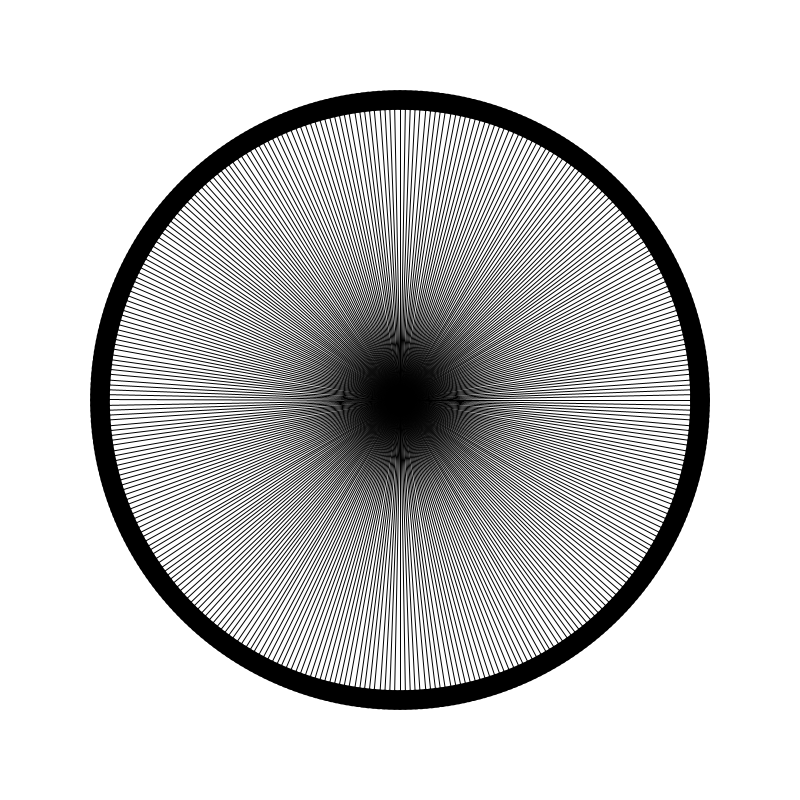
Frame 1 (no input)
Frame 60 (the mouse pressed at the canvas centre just before this capture): identical to frame 1, image omitted
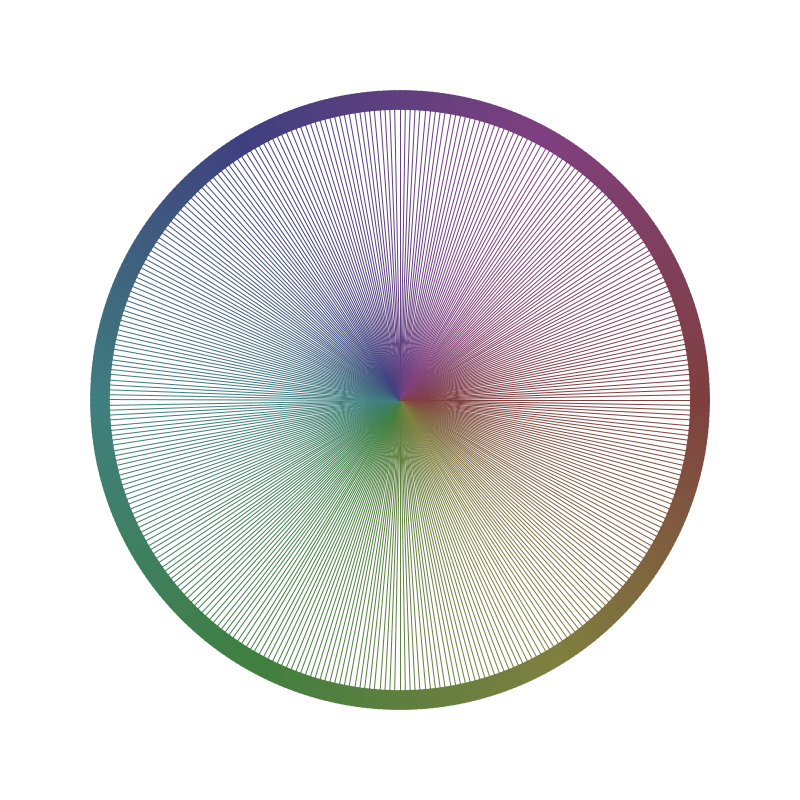
Frame 120 (the mouse held since frame 60 and released just before this capture)

The Processing sketch that drew these frames (run headless with seeded random() and noise(); from frame 60 on, the mouse is pressed at the canvas centre):

// Processing sketch: processing_8536
// ── processing_8536.pde


int segmentCount = 360;
int radius = 300;

void setup(){
  size(800, 800);  
}

void draw(){

  //noStroke();
  colorMode(HSB, 360, width, height);
  background(360);
  float angleStep = 360/ segmentCount;

  for (float angle= 0; angle<= 360; angle+= angleStep){
    float vx = width/ 2+ cos(radians(angle))* radius;
    float vy = height/ 2+ sin(radians(angle))* radius;
    stroke(angle,mouseX, mouseY);
    line(width/2, height/2, vx, vy);   
    noStroke();
    fill(angle, mouseX, mouseY);    
    ellipse(vx, vy, 20, 20);
  }
}

void keyReleased(){
  switch(key){
  case '1':
    segmentCount = 360;
    break;
  case '2':
    segmentCount = 45;
    break;
  case '3':
    segmentCount = 24;
    break;
  case '4':
    segmentCount = 12;
    break;
  case '5':
    segmentCount = 6;
    break;
  }
}
